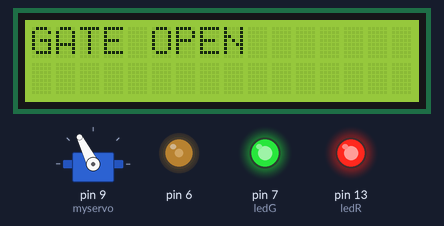
A sketch run on a simulated Arduino Uno, built with avr-gcc and run on an emulated ATmega328P. Parts: 16×2 character LCD, servo, output pins drawn as LEDs (lit = HIGH).

Above: at 0.72 s.
At 8.0 s:
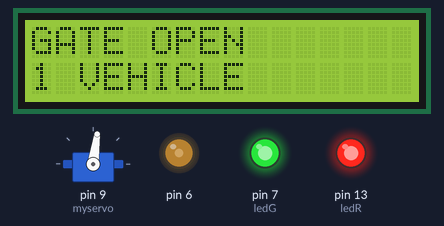
At 15.73 s:
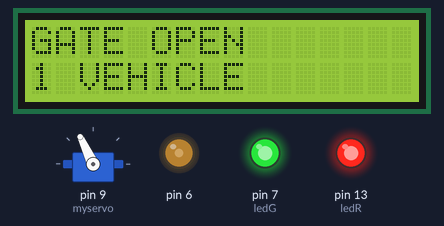
At 30.21 s:
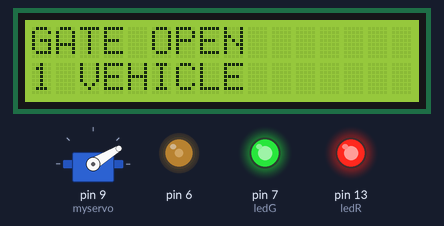
Timing chart, 0 to 40.0 s (numbered marks = the images above):
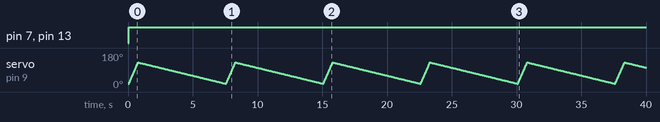

Measured:
- by itself, pin 7 (ledG), pin 13 (ledR): LOW → HIGH at 0.06 s

The sketch:

LCD+SERVO_MOTOR.ino
```cpp
#include <LiquidCrystal.h>
#include <Servo.h>

Servo myservo;
int Contrast=100;
int pos = 0;
int ledR=13;
int ledG=7;

int rs=12,en=11,d4=5,d5=4,d6=3,d7=2;
LiquidCrystal lcd(rs,en,d4,d5,d6,d7);

void setup() {
  analogWrite(6, Contrast);
  lcd.begin(16, 2);
  myservo.attach(9);
  pinMode(ledR, OUTPUT);
  pinMode(ledG, OUTPUT);
}

void loop() {
  digitalWrite(ledR, HIGH);
  digitalWrite(ledG, HIGH);

  for (pos = 18; pos <= 130; pos += 1) {
    myservo.write(pos);
    delay(5);
  lcd.setCursor(0,0);
  lcd.print("GATE OPEN");
  lcd.noAutoscroll();
  }
  for (pos = 130; pos >= 18; pos -= 1) {
    myservo.write(pos);
    delay(60);

  }
  lcd.setCursor(0,1);
  lcd.print("1 VEHICLE");
  lcd.noAutoscroll();


}
```
